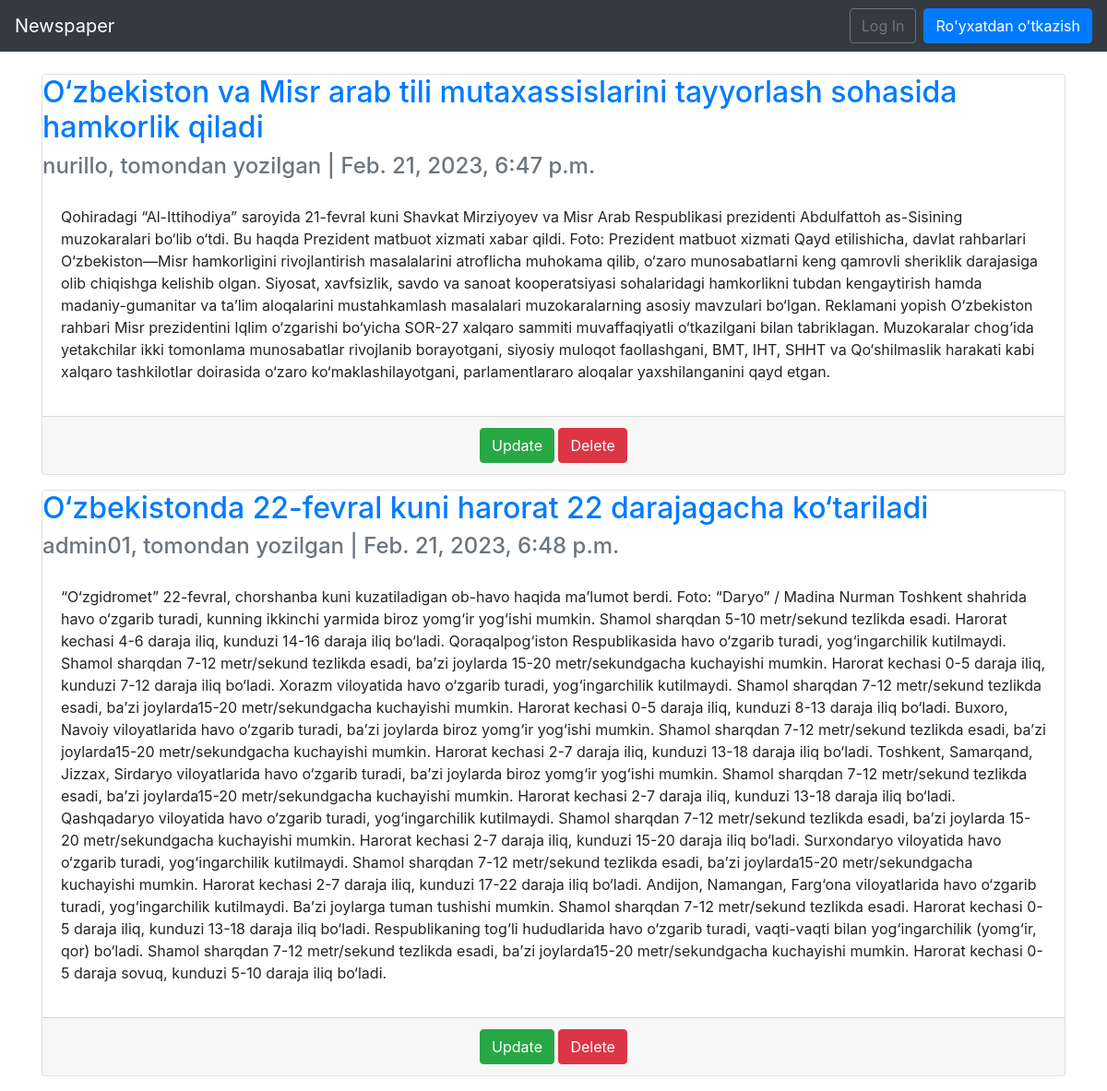
The page / on the database its author committed.
### articles/models.py (models this page shows, shortened)
class Article(models.Model):
    author = models.ForeignKey(
        get_user_model(),
        on_delete=models.CASCADE,
    )
    title = models.CharField(max_length=255)
    body = models.TextField()
    date = models.DateTimeField(auto_now_add=True)

### users/models.py (models this page shows)
class CustomUser(AbstractUser):
    firstname = models.CharField(max_length=50)
    lastname = models.CharField(max_length=100)
    email = models.EmailField(max_length=100)
    age = models.PositiveIntegerField(null=True, blank=True)
    address = models.CharField(max_length=200)
    phone = models.CharField(max_length=20)
    job = models.CharField(max_length=50)

### articles/views.py (the view)
# urls.py: path('', ArticleListView.as_view(), name='article_list'),
class ArticleListView(ListView):
    model = Article
    template_name = 'article_list.html'

### templates/article_list.html
{% extends 'base.html'%} {%block title%} Articles {%endblock%} {%block content%} {% for i in object_list%}
<div class="card mb-3">
    <div class="card_header">
        <span class="font-weight-bold">
        <h2>
            <a href="{%url 'article_detail' i.pk%}" class="text-justify">
                {{i.title}}
            </a>
        </h2>
       </span>
        <span class="text-muted">
        <h4>
            {{i.author}}, tomondan yozilgan | {{i.date}}
        </h4>
       </span>
    </div>
    <div class="card-body">
        <p>
            {{i.body}}
        </p>
    </div>
    <div class="card-footer text-center text-muted">
        <a href="{%url 'article_update' i.pk%}" class="btn btn-success">Update</a> <a href="{%url 'article_delete' i.pk%}" class="btn btn-danger">Delete</a>
    </div>
</div>
{%endfor%} {%endblock%}

### templates/base.html (shortened to what this page needs)
<!DOCTYPE html>
<html lang="en">
<head>
    <link rel="stylesheet" href="https://cdn.jsdelivr.net/npm/bootstrap@4.0.0/dist/css/bootstrap.min.css">
</head>
<body>
    <header>
        <nav class="navbar navbar-expand-md navbar-dark bg-dark mb-4">
            <a class="navbar-brand" href="{% url 'article_list' %}">Newspaper</a>
            <div class="collapse navbar-collapse" id="navbarCollapse">
                {% if user.is_authenticated %}
                <ul class="navbar-nav ml-auto">
                    <li class="nav-item">
                        <a class="nav-link dropdown-toggle" href="#" id="userMenu" data-toggle="dropdown" aria-haspopup="true" aria-expanded="false">
            {{ user.username }}
            </a>
                        <div class="dropdown-menu dropdown-menu-right" aria-labelledby="userMenu">
                            <a href="{%url 'article_new'%}" class="dropdown-item">New article</a>
                            <div class="dropdown-divider"></div>
                            <a class="dropdown-item" href="{% url 'password_change'%}">Change password</a>
                            <div class="dropdown-divider"></div>
                            <a class="dropdown-item" href="{% url 'logout' %}">
            Log Out</a>
                        </div>
                    </li>
                </ul>
                {% else %}
                <form class="form-inline ml-auto">
                    <a href="{% url 'login' %}" class="btn btn-outline-secondary">
            Log In</a>
                    <a href="{% url 'signup' %}" class="btn btn-primary ml-2">
            Ro'yxatdan o'tkazish</a>
                </form>
                {% endif %}
            </div>
        </nav>
        <div class="container">
            {% block content %} {% endblock content %}
        </div>
    </header>
</body>
</html>

### rows shown on the page
Article: title "O‘zbekiston va Misr arab tili mutaxassislarini tayyorlash sohasida hamkorlik qiladi", author "nurillo", date "Feb. 21, 2023, 6:47 p.m.", body "Qohiradagi “Al-Ittihodiya” saroyida 21-fevral kuni Shavkat Mirziyoyev va Misr Arab Respublikasi prezidenti Abdulfattoh as-Sisining muzokaralari bo‘lib o‘tdi. Bu haqda Prezident matbuot xizmati xabar qildi. Foto: Prezident matbuot xizmati Qayd etilishicha, davlat rahbarlari O‘zbekiston—Misr hamkorligini rivojlantirish masalalarini atroflicha muhokama qilib, o‘zaro munosabatlarni keng qamrovli sheriklik darajasiga olib chiqishga kelishib olgan. Siyosat, xavfsizlik, savdo va sanoat kooperatsiyasi sohalaridagi hamkorlikni tubdan kengaytirish hamda madaniy-gumanitar va ta’lim aloqalarini mustahkamlash masalalari muzokaralarning asosiy mavzulari bo‘lgan. Reklamani yopish O‘zbekiston rahbari Misr…"
Article: title "O‘zbekistonda 22-fevral kuni harorat 22 darajagacha ko‘tariladi", author "admin01", date "Feb. 21, 2023, 6:48 p.m.", body "“O‘zgidromet” 22-fevral, chorshanba kuni kuzatiladigan ob-havo haqida ma’lumot berdi. Foto: “Daryo” / Madina Nurman Toshkent shahrida havo o‘zgarib turadi, kunning ikkinchi yarmida biroz yomg‘ir yog‘ishi mumkin. Shamol sharqdan 5-10 metr/sekund tezlikda esadi. Harorat kechasi 4-6 daraja iliq, kunduzi 14-16 daraja iliq bo‘ladi. Qoraqalpog‘iston Respublikasida havo o‘zgarib turadi, yog‘ingarchilik kutilmaydi. Shamol sharqdan 7-12 metr/sekund tezlikda esadi, baʼzi joylarda 15-20 metr/sekundgacha kuchayishi mumkin. Harorat kechasi 0-5 daraja iliq, kunduzi 7-12 daraja iliq bo‘ladi. Xorazm viloyatida havo o‘zgarib turadi, yog‘ingarchilik kutilmaydi. Shamol sharqdan 7-12 metr/sekund tezlikda…"
